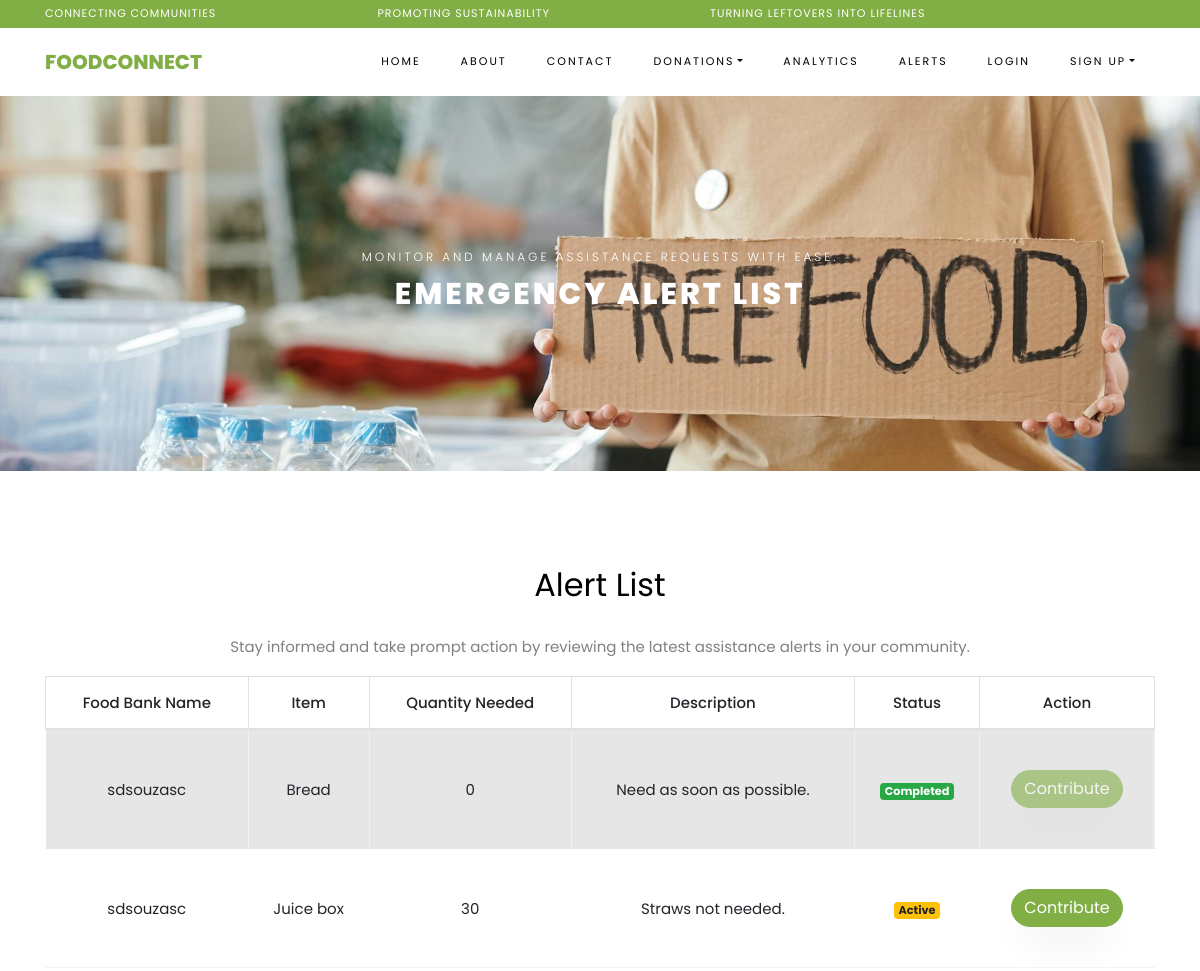
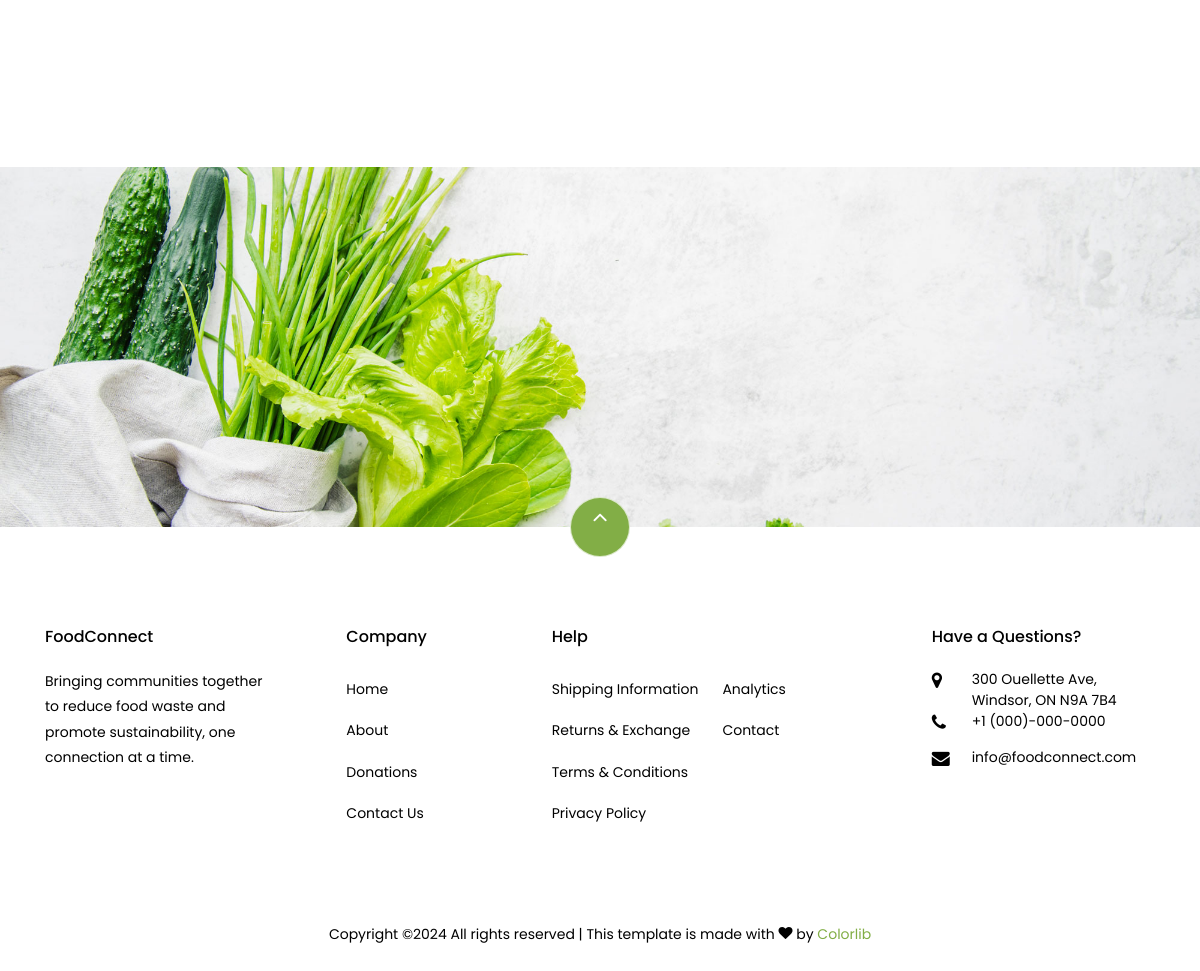
The page /alerts/alerts/ on the database its author committed (2 pictures, top to bottom).
### alerts/models.py (models this page shows, shortened)
class Alert(models.Model):
    item_name = models.CharField(max_length=100)
    original_quantity = models.PositiveIntegerField(default=0)
    quantity_needed = models.PositiveIntegerField()
    urgency_level = models.CharField(
        max_length=20,
        choices=[('low', 'Low'), ('medium', 'Medium'), ('high', 'High')],
        default='medium'
    )
    created_by = models.ForeignKey(
        User,
        on_delete=models.SET_NULL,
        null=True,
        related_name="created_alerts"
    )
    date_created = models.DateTimeField(auto_now_add=True)
    description = models.TextField(blank=True, null=True)
    is_active = models.BooleanField(default=True)
    last_updated = models.DateTimeField(auto_now=True)

### alerts/views.py (the view)
# urls.py: path('alerts/', views.alert_list, name='alert_list'),
def alert_list(request):
    if hasattr(request.user, 'foodbank'):
        alerts = Alert.objects.filter(created_by=request.user)
    else:
        alerts = Alert.objects.all()
    for alert in alerts:
        alert.hide_donate_button = alert.quantity_needed == 0
        if alert.quantity_needed == 0:
            alert.response_status = "completed"
        else:
            alert.response_status = "active"
    return render(request, 'webpages/alert_list.html', {'alerts': alerts})

### templates/webpages/alert_list.html (shortened to what this page needs)
{% extends 'webpages/base.html' %}
{% load static %}
{% block content %}
    <div class="hero-wrap hero-bread" style="background-image: url('{% static "images/alert-bg.jpg" %}');">
      <div class="container">
        <div class="row no-gutters slider-text align-items-center justify-content-center">
          <div class="col-md-9 ftco-animate text-center">
          	<p class="breadcrumbs">
                <span>Monitor and manage assistance requests with ease.</span>
            </p>
            <p class="mb-0 bread">Emergency Alert List</p>
          </div>
        </div>
      </div>
    </div>
<section class="ftco-section testimony-section">
    <div class="container">
        <div class="row mb-5 pb-3">
            <div class="col-md-12">
                <h2 class="mb-4 text-center">Alert List</h2>
                <p class="text-center">Stay informed and take prompt action by reviewing the latest assistance alerts in your community.</p>
                <table class="table table-bordered table-striped">
                    <thead>
                        <tr>
                            <th>Food Bank Name</th>
                            <th>Item</th>
                            <th>Quantity Needed</th>
                            <th>Description</th>
                            <th>Status</th>
                            <th>Action</th>
                        </tr>
                    </thead>
                    <tbody>
                        {% for alert in alerts %}
                        <tr>
                            <td>{{ alert.created_by.username }}</td>
                            <td>{{ alert.item_name }}</td>
                            <td>{{ alert.quantity_needed }}</td>
                            <td>{{ alert.description }}</td>
                            <td>
                                <span class="badge
                                        {% if alert.response_status == 'active' %} badge-warning
                                        {% elif alert.response_status == 'completed' %} badge-success
                                        {% endif %}">
                                        {{ alert.response_status|capfirst }}
                                </span>
                            </td>
                            <td>
                                 {% if request.user.foodbank %}
                                     <a href="{% url 'update_alert' alert.id %}"
                                        class="btn btn-primary
                                        {% if alert.quantity_needed == 0 %} disabled {% endif %}"
                                     >
                                         Update
                                     </a>
                                     <a href="{% url 'delete_alert' alert.id %}"
                                        class="btn btn-danger {% if alert.quantity_needed == 0 %} disabled {% endif %}"
                                        onclick="return confirm('Are you sure you want to delete Alert?');"
                                     >
                                         Delete
                                     </a>
                                 {% else %}
                                     <a href="{% url 'respond_to_donation' alert.id %}"
                                        class="btn btn-primary
                                        {% if alert.quantity_needed == 0 %} disabled {% endif %}"
                                     >
                                         Contribute
                                     </a>
                                {% endif %}
                            </td>
                        </tr>
                        {% empty %}
                        <tr>
                            <td colspan="7" class="text-center">No alerts available.</td>
                        </tr>
                        {% endfor %}
                    </tbody>
                </table>
            </div>
        </div>
    </div>
</section>
{% endblock %}

### rows shown on the page
Alert: created_by.username "sdsouzasc", item_name "Bread", quantity_needed "0", description "Need as soon as possible.", response_status "Completed"
Alert: created_by.username "sdsouzasc", item_name "Juice box", quantity_needed "30", description "Straws not needed.", response_status "Active"
